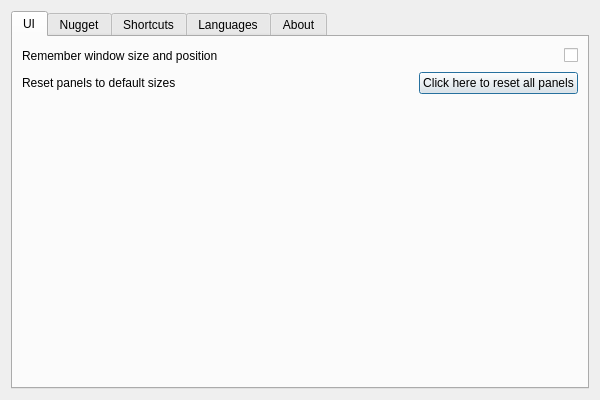
<?xml version="1.0" encoding="UTF-8"?>
<ui version="4.0">
 <class>SettingsDialog</class>
 <widget class="QDialog" name="SettingsDialog">
  <property name="windowTitle">
   <string>Settings</string>
  </property>
  <property name="geometry">
   <rect>
    <x>0</x>
    <y>0</y>
    <width>600</width>
    <height>400</height>
   </rect>
  </property>
  <layout class="QHBoxLayout" name="mainLayout">
   <item>
    <widget class="QTabWidget" name="tabWidget">
     <property name="currentIndex">
      <number>0</number>
     </property>
     <widget class="QWidget" name="uiTab">
      <attribute name="title">
       <string>UI</string>
      </attribute>
      <layout class="QVBoxLayout" name="uiTabLayout">
       <property name="alignment">
        <set>Qt::AlignTop</set>
       </property>
       <item>
        <layout class="QHBoxLayout" name="rememberRowLayout">
         <item>
          <widget class="QLabel" name="rememberLabel">
           <property name="text">
            <string>Remember window size and position</string>
           </property>
          </widget>
         </item>
         <item>
          <spacer name="rememberSpacer">
           <property name="orientation">
            <enum>Qt::Horizontal</enum>
           </property>
           <property name="sizeHint" stdset="0">
            <size>
             <width>40</width>
             <height>20</height>
            </size>
           </property>
          </spacer>
         </item>
         <item>
          <widget class="QCheckBox" name="rememberWindowCheckbox"/>
         </item>
        </layout>
       </item>
       <item>
        <layout class="QHBoxLayout" name="resetPanelsRowLayout">
         <item>
          <widget class="QLabel" name="resetPanelsLabel">
           <property name="text">
            <string>Reset panels to default sizes</string>
           </property>
          </widget>
         </item>
         <item>
          <spacer name="resetPanelsSpacer">
           <property name="orientation">
            <enum>Qt::Horizontal</enum>
           </property>
           <property name="sizeHint" stdset="0">
            <size>
             <width>40</width>
             <height>20</height>
            </size>
           </property>
          </spacer>
         </item>
         <item>
          <widget class="QPushButton" name="resetPanelsButton">
           <property name="text">
            <string>Click here to reset all panels</string>
           </property>
          </widget>
         </item>
        </layout>
       </item>
      </layout>
     </widget>
     <widget class="QWidget" name="nuggetTab">
      <attribute name="title">
       <string>Nugget</string>
      </attribute>
      <layout class="QVBoxLayout" name="nuggetTabLayout">
       <property name="alignment">
        <set>Qt::AlignTop</set>
       </property>
       <item>
        <layout class="QHBoxLayout" name="nuggetPathRowLayout">
         <item>
          <widget class="QLabel" name="nuggetLabel">
           <property name="text">
            <string>Nugget Executable:</string>
           </property>
          </widget>
         </item>
         <item>
          <widget class="QLineEdit" name="nuggetPathLineEdit"/>
         </item>
         <item>
          <widget class="QPushButton" name="nuggetBrowseButton">
           <property name="text">
            <string>Browse</string>
           </property>
          </widget>
         </item>
        </layout>
       </item>
      </layout>
     </widget>
     <widget class="QWidget" name="shortcutsTab">
      <attribute name="title">
       <string>Shortcuts</string>
      </attribute>
      <layout class="QVBoxLayout" name="shortcutsTabLayout">
       <property name="alignment">
        <set>Qt::AlignTop</set>
       </property>
       <item>
        <layout class="QHBoxLayout" name="exportShortcutRowLayout">
         <item>
          <widget class="QLabel" name="exportShortcutLabel">
           <property name="text">
            <string>Export Shortcut:</string>
           </property>
          </widget>
         </item>
         <item>
          <widget class="QKeySequenceEdit" name="exportKeySequenceEdit">
           <property name="focusPolicy">
            <enum>Qt::ClickFocus</enum>
           </property>
          </widget>
         </item>
         <item>
          <widget class="QPushButton" name="exportShortcutResetButton">
           <property name="text">
            <string>Reset</string>
           </property>
          </widget>
         </item>
        </layout>
       </item>
       <item>
        <layout class="QHBoxLayout" name="zoomInShortcutRowLayout">
         <item>
          <widget class="QLabel" name="zoomInShortcutLabel">
           <property name="text">
            <string>Zoom In Shortcut:</string>
           </property>
          </widget>
         </item>
         <item>
          <widget class="QKeySequenceEdit" name="zoomInKeySequenceEdit">
           <property name="focusPolicy">
            <enum>Qt::ClickFocus</enum>
           </property>
          </widget>
         </item>
         <item>
          <widget class="QPushButton" name="zoomInShortcutResetButton">
           <property name="text">
            <string>Reset</string>
           </property>
          </widget>
         </item>
        </layout>
       </item>
       <item>
        <layout class="QHBoxLayout" name="zoomOutShortcutRowLayout">
         <item>
          <widget class="QLabel" name="zoomOutShortcutLabel">
           <property name="text">
            <string>Zoom Out Shortcut:</string>
           </property>
          </widget>
         </item>
         <item>
          <widget class="QKeySequenceEdit" name="zoomOutKeySequenceEdit">
           <property name="focusPolicy">
            <enum>Qt::ClickFocus</enum>
           </property>
          </widget>
         </item>
         <item>
          <widget class="QPushButton" name="zoomOutShortcutResetButton">
           <property name="text">
            <string>Reset</string>
           </property>
          </widget>
         </item>
        </layout>
       </item>
       <item>
        <layout class="QHBoxLayout" name="closeWindowShortcutRowLayout">
         <item>
          <widget class="QLabel" name="closeWindowShortcutLabel">
           <property name="text">
            <string>Close Window Shortcut:</string>
           </property>
          </widget>
         </item>
         <item>
          <widget class="QKeySequenceEdit" name="closeWindowKeySequenceEdit">
           <property name="focusPolicy">
            <enum>Qt::ClickFocus</enum>
           </property>
          </widget>
         </item>
         <item>
          <widget class="QPushButton" name="closeWindowShortcutResetButton">
           <property name="text">
            <string>Reset</string>
           </property>
          </widget>
         </item>
        </layout>
       </item>
       <item>
        <widget class="QPushButton" name="resetAllShortcutsButton">
         <property name="text">
          <string>Reset All Shortcuts</string>
         </property>
        </widget>
       </item>
      </layout>
     </widget>
     <widget class="QWidget" name="languagesTab">
      <attribute name="title">
       <string>Languages</string>
      </attribute>
      <layout class="QVBoxLayout" name="languagesTabLayout">
       <item>
        <widget class="QListWidget" name="languageListWidget"/>
       </item>
       <item>
        <widget class="QLabel" name="languageAiTranslationLabel">
         <property name="text">
          <string>Chinese, French, Italian, Japanese, Korean, and Thai translations by AI (Gemini 2.5 Pro).</string>
         </property>
         <property name="alignment">
          <set>Qt::AlignCenter</set>
         </property>
         <property name="wordWrap">
          <bool>true</bool>
         </property>
        </widget>
       </item>
      </layout>
     </widget>
     <widget class="QWidget" name="aboutTab">
      <attribute name="title">
       <string>About</string>
      </attribute>
      <layout class="QVBoxLayout" name="aboutTabLayout">
       <property name="leftMargin">
        <number>20</number>
       </property>
       <property name="topMargin">
        <number>40</number>
       </property>
       <property name="rightMargin">
        <number>20</number>
       </property>
       <property name="bottomMargin">
        <number>20</number>
       </property>
       <item>
        <widget class="QLabel" name="titleLabel">
         <property name="text">
          <string>&lt;h2&gt;OpenPoster Beta&lt;/h2&gt;</string>
         </property>
        </widget>
       </item>
       <item>
        <widget class="QLabel" name="versionLabel">
         <property name="text">
          <string>Version: v{__version__}</string>
         </property>
        </widget>
       </item>
       <item>
        <widget class="QLabel" name="guiLabel">
         <property name="text">
          <string>GUI: PySide6</string>
         </property>
        </widget>
       </item>
       <item>
        <widget class="QLabel" name="creditsLabel">
         <property name="text">
          <string notr="true">&lt;b&gt;Contributors:&lt;/b&gt;
        &lt;ul&gt;
        &lt;li&gt;retronbv - Owner, Manages libraries&lt;/li&gt;
        &lt;li&gt;enkei64 - GUI, Features developer&lt;/li&gt;
        &lt;li&gt;ItMe12s - QoL additions, features suggestions&lt;/li&gt;
        &lt;li&gt;AnhNguyenlost13 - Building/Compiling&lt;/li&gt;
        &lt;li&gt;LeminLimez - Signing and Nugget support&lt;/li&gt;
        &lt;li&gt;SuperEVILFACE - CAAnimation Class&lt;/li&gt;
        &lt;/ul&gt;</string>
         </property>
         <property name="textFormat">
          <enum>Qt::RichText</enum>
         </property>
         <property name="wordWrap">
          <bool>true</bool>
         </property>
        </widget>
       </item>
       <item>
        <widget class="QLabel" name="websiteLabel">
         <property name="text">
          <string>&lt;a href=&quot;https://openposter.pages.dev&quot;&gt;openposter.pages.dev&lt;/a&gt;</string>
         </property>
         <property name="openExternalLinks">
          <bool>true</bool>
         </property>
        </widget>
       </item>
       <item>
        <widget class="QLabel" name="licenseLabel">
         <property name="text">
          <string>&lt;a href=&quot;https://github.com/openposter/OpenPoster/blob/main/LICENSE&quot;&gt;MIT License&lt;/a&gt;</string>
         </property>
         <property name="openExternalLinks">
          <bool>true</bool>
         </property>
        </widget>
       </item>
       <item>
        <widget class="QPushButton" name="discordButton">
         <property name="text">
          <string>  Join Discord</string>
         </property>
         <property name="iconSize">
          <size>
           <width>24</width>
           <height>24</height>
          </size>
         </property>
         <property name="styleSheet">
            <string>padding-left: 8px;</string>
         </property>
        </widget>
       </item>
      </layout>
     </widget>
    </widget>
   </item>
  </layout>
 </widget>
 <resources>
  <include location="../resources.qrc"/>
 </resources>
 <connections/>
</ui> 
